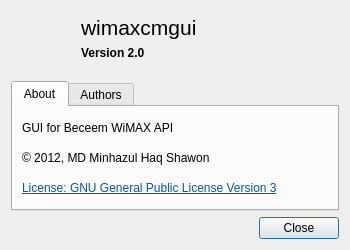
<?xml version="1.0" encoding="UTF-8"?>
<ui version="4.0">
 <class>AboutDialog</class>
 <widget class="QDialog" name="AboutDialog">
  <property name="geometry">
   <rect>
    <x>0</x>
    <y>0</y>
    <width>350</width>
    <height>250</height>
   </rect>
  </property>
  <property name="windowTitle">
   <string>About wimaxcmgui</string>
  </property>
  <layout class="QGridLayout" name="gridAbout">
   <item row="0" column="0" rowspan="2">
    <widget class="QLabel" name="icon">
     <property name="minimumSize">
      <size>
       <width>64</width>
       <height>64</height>
      </size>
     </property>
     <property name="maximumSize">
      <size>
       <width>64</width>
       <height>64</height>
      </size>
     </property>
     <property name="text">
      <string/>
     </property>
     <property name="pixmap">
      <pixmap resource="icons.qrc">:/appicons/appicon64</pixmap>
     </property>
     <property name="alignment">
      <set>Qt::AlignCenter</set>
     </property>
    </widget>
   </item>
   <item row="0" column="1">
    <widget class="QLabel" name="appname">
     <property name="text">
      <string>&lt;html&gt;&lt;head/&gt;&lt;body&gt;&lt;p&gt;&lt;span style=&quot; font-size:16pt;&quot;&gt;wimaxcmgui&lt;/span&gt;&lt;/p&gt;&lt;/body&gt;&lt;/html&gt;</string>
     </property>
     <property name="alignment">
      <set>Qt::AlignBottom|Qt::AlignLeading|Qt::AlignLeft</set>
     </property>
    </widget>
   </item>
   <item row="1" column="1">
    <widget class="QLabel" name="appversion">
     <property name="text">
      <string>&lt;html&gt;&lt;head/&gt;&lt;body&gt;&lt;p&gt;&lt;span style=&quot; font-weight:600;&quot;&gt;Version 2.0&lt;/span&gt;&lt;/p&gt;&lt;/body&gt;&lt;/html&gt;</string>
     </property>
     <property name="alignment">
      <set>Qt::AlignLeading|Qt::AlignLeft|Qt::AlignTop</set>
     </property>
    </widget>
   </item>
   <item row="2" column="0" colspan="2">
    <widget class="QTabWidget" name="tabWidget">
     <widget class="QWidget" name="tabAbout">
      <attribute name="title">
       <string>About</string>
      </attribute>
      <layout class="QGridLayout" name="gridAboutTab">
       <item row="0" column="0">
        <widget class="QLabel" name="appdetails">
         <property name="text">
          <string>GUI for Beceem WiMAX API</string>
         </property>
        </widget>
       </item>
       <item row="1" column="0">
        <widget class="QLabel" name="copyright">
         <property name="text">
          <string>&lt;html&gt;&lt;head/&gt;&lt;body&gt;&lt;p&gt;© 2012, MD Minhazul Haq Shawon&lt;/p&gt;&lt;/body&gt;&lt;/html&gt;</string>
         </property>
        </widget>
       </item>
       <item row="2" column="0">
        <widget class="QLabel" name="license">
         <property name="text">
          <string>&lt;html&gt;&lt;head/&gt;&lt;body&gt;&lt;p&gt;&lt;a href=&quot;http://www.gnu.org/licenses/gpl-3.0.html&quot;&gt;&lt;span style=&quot; text-decoration: underline; color:#0057ae;&quot;&gt;License: GNU General Public License Version 3&lt;/span&gt;&lt;/a&gt;&lt;/p&gt;&lt;/body&gt;&lt;/html&gt;</string>
         </property>
         <property name="openExternalLinks">
          <bool>true</bool>
         </property>
        </widget>
       </item>
      </layout>
     </widget>
     <widget class="QWidget" name="tabAuthors">
      <attribute name="title">
       <string>Authors</string>
      </attribute>
      <layout class="QGridLayout" name="gridAboutAuthors">
       <item row="0" column="0">
        <widget class="QTextBrowser" name="textBrowser">
         <property name="html">
          <string>&lt;!DOCTYPE HTML PUBLIC &quot;-//W3C//DTD HTML 4.0//EN&quot; &quot;http://www.w3.org/TR/REC-html40/strict.dtd&quot;&gt;
&lt;html&gt;&lt;head&gt;&lt;meta name=&quot;qrichtext&quot; content=&quot;1&quot; /&gt;&lt;style type=&quot;text/css&quot;&gt;
p, li { white-space: pre-wrap; }
&lt;/style&gt;&lt;/head&gt;&lt;body style=&quot; font-family:'SolaimanLipi'; font-size:10pt; font-weight:400; font-style:normal;&quot;&gt;
&lt;p style=&quot; margin-top:0px; margin-bottom:0px; margin-left:0px; margin-right:0px; -qt-block-indent:0; text-indent:0px;&quot;&gt;&lt;span style=&quot; font-weight:600;&quot;&gt;Core Developer&lt;/span&gt;&lt;/p&gt;
&lt;p style=&quot; margin-top:0px; margin-bottom:0px; margin-left:0px; margin-right:0px; -qt-block-indent:0; text-indent:0px;&quot;&gt;&lt;span style=&quot; text-decoration: underline;&quot;&gt;MD Minhazul Haque&lt;/span&gt;&lt;/p&gt;
&lt;p style=&quot; margin-top:0px; margin-bottom:0px; margin-left:0px; margin-right:0px; -qt-block-indent:0; text-indent:0px;&quot;&gt;Developer, Designer, Project Admin&lt;/p&gt;
&lt;p style=&quot; margin-top:0px; margin-bottom:0px; margin-left:0px; margin-right:0px; -qt-block-indent:0; text-indent:0px;&quot;&gt;&lt;span style=&quot; font-style:italic;&quot;&gt;mdminhazulhaque@gmail.com&lt;/span&gt;&lt;/p&gt;
&lt;p style=&quot;-qt-paragraph-type:empty; margin-top:0px; margin-bottom:0px; margin-left:0px; margin-right:0px; -qt-block-indent:0; text-indent:0px; font-style:italic;&quot;&gt;&lt;br /&gt;&lt;/p&gt;
&lt;p style=&quot; margin-top:0px; margin-bottom:0px; margin-left:0px; margin-right:0px; -qt-block-indent:0; text-indent:0px;&quot;&gt;&lt;span style=&quot; font-weight:600;&quot;&gt;Thanks To&lt;/span&gt;&lt;/p&gt;
&lt;p style=&quot; margin-top:0px; margin-bottom:0px; margin-left:0px; margin-right:0px; -qt-block-indent:0; text-indent:0px;&quot;&gt;&lt;span style=&quot; text-decoration: underline;&quot;&gt;Abu Asif Khan Chowdhury&lt;/span&gt;&lt;/p&gt;
&lt;p style=&quot; margin-top:0px; margin-bottom:0px; margin-left:0px; margin-right:0px; -qt-block-indent:0; text-indent:0px;&quot;&gt;Multi User Account Implementation (v1)&lt;/p&gt;
&lt;p style=&quot; margin-top:0px; margin-bottom:0px; margin-left:0px; margin-right:0px; -qt-block-indent:0; text-indent:0px;&quot;&gt;&lt;span style=&quot; font-style:italic;&quot;&gt;abuasifkhan@gmail.com&lt;/span&gt;&lt;/p&gt;
&lt;p style=&quot;-qt-paragraph-type:empty; margin-top:0px; margin-bottom:0px; margin-left:0px; margin-right:0px; -qt-block-indent:0; text-indent:0px; font-style:italic;&quot;&gt;&lt;br /&gt;&lt;/p&gt;
&lt;p style=&quot; margin-top:0px; margin-bottom:0px; margin-left:0px; margin-right:0px; -qt-block-indent:0; text-indent:0px;&quot;&gt;&lt;span style=&quot; text-decoration: underline;&quot;&gt;Aniruddha Adhikary&lt;/span&gt;&lt;/p&gt;
&lt;p style=&quot; margin-top:0px; margin-bottom:0px; margin-left:0px; margin-right:0px; -qt-block-indent:0; text-indent:0px;&quot;&gt;The One Who Made 'IT' Possible&lt;/p&gt;
&lt;p style=&quot; margin-top:0px; margin-bottom:0px; margin-left:0px; margin-right:0px; -qt-block-indent:0; text-indent:0px;&quot;&gt;&lt;span style=&quot; font-style:italic;&quot;&gt;aniruddha@adhikary.net&lt;/span&gt;&lt;/p&gt;
&lt;p style=&quot;-qt-paragraph-type:empty; margin-top:0px; margin-bottom:0px; margin-left:0px; margin-right:0px; -qt-block-indent:0; text-indent:0px; font-style:italic;&quot;&gt;&lt;br /&gt;&lt;/p&gt;
&lt;p style=&quot; margin-top:0px; margin-bottom:0px; margin-left:0px; margin-right:0px; -qt-block-indent:0; text-indent:0px;&quot;&gt;&lt;span style=&quot; text-decoration: underline;&quot;&gt;Ujjal Suttra Dhar&lt;/span&gt;&lt;/p&gt;
&lt;p style=&quot; margin-top:0px; margin-bottom:0px; margin-left:0px; margin-right:0px; -qt-block-indent:0; text-indent:0px;&quot;&gt;Effecient Device Detection Algorithm&lt;/p&gt;
&lt;p style=&quot; margin-top:0px; margin-bottom:0px; margin-left:0px; margin-right:0px; -qt-block-indent:0; text-indent:0px;&quot;&gt;&lt;span style=&quot; font-style:italic;&quot;&gt;sssujjal@gmail.com&lt;/span&gt;&lt;/p&gt;
&lt;p style=&quot;-qt-paragraph-type:empty; margin-top:0px; margin-bottom:0px; margin-left:0px; margin-right:0px; -qt-block-indent:0; text-indent:0px; font-style:italic;&quot;&gt;&lt;br /&gt;&lt;/p&gt;
&lt;p style=&quot; margin-top:0px; margin-bottom:0px; margin-left:0px; margin-right:0px; -qt-block-indent:0; text-indent:0px;&quot;&gt;&lt;span style=&quot; font-weight:600;&quot;&gt;Icons&lt;/span&gt;&lt;/p&gt;
&lt;p style=&quot; margin-top:0px; margin-bottom:0px; margin-left:0px; margin-right:0px; -qt-block-indent:0; text-indent:0px;&quot;&gt;&lt;span style=&quot; text-decoration: underline;&quot;&gt;KFaenza&lt;/span&gt;&lt;/p&gt;
&lt;p style=&quot; margin-top:0px; margin-bottom:0px; margin-left:0px; margin-right:0px; -qt-block-indent:0; text-indent:0px;&quot;&gt;www.kfaenza.com&lt;/p&gt;
&lt;p style=&quot; margin-top:0px; margin-bottom:0px; margin-left:0px; margin-right:0px; -qt-block-indent:0; text-indent:0px;&quot;&gt;LGPLv3&lt;/p&gt;&lt;/body&gt;&lt;/html&gt;</string>
         </property>
        </widget>
       </item>
      </layout>
     </widget>
    </widget>
   </item>
   <item row="3" column="0" colspan="2">
    <widget class="QDialogButtonBox" name="buttonBox">
     <property name="standardButtons">
      <set>QDialogButtonBox::Close</set>
     </property>
    </widget>
   </item>
  </layout>
 </widget>
 <resources>
  <include location="icons.qrc"/>
 </resources>
 <connections/>
</ui>
